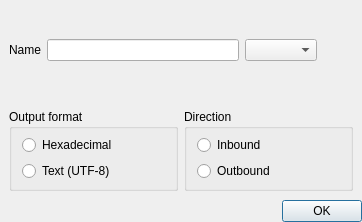
<?xml version="1.0" encoding="UTF-8"?>
<ui version="4.0">
<comment>
  * Released as open source by NCC Group Plc - http://www.nccgroup.com/
  *
  * Developed by Gabriel Caudrelier, gabriel dot caudrelier at nccgroup dot com
  *
  * https://github.com/nccgroup/pip3line
  *
  * Released under AGPL see LICENSE for more information
</comment>
 <class>QuickViewItemConfig</class>
 <widget class="QDialog" name="QuickViewItemConfig">
  <property name="geometry">
   <rect>
    <x>0</x>
    <y>0</y>
    <width>362</width>
    <height>222</height>
   </rect>
  </property>
  <property name="windowTitle">
   <string>Choose transformation</string>
  </property>
  <layout class="QVBoxLayout" name="verticalLayout">
   <property name="spacing">
    <number>0</number>
   </property>
   <property name="margin">
    <number>0</number>
   </property>
   <item>
    <widget class="QWidget" name="widget" native="true">
     <property name="sizePolicy">
      <sizepolicy hsizetype="Preferred" vsizetype="Preferred">
       <horstretch>0</horstretch>
       <verstretch>0</verstretch>
      </sizepolicy>
     </property>
     <layout class="QHBoxLayout" name="mainLayout">
      <property name="spacing">
       <number>0</number>
      </property>
      <property name="margin">
       <number>0</number>
      </property>
      <item>
       <widget class="QWidget" name="confWidget" native="true">
        <property name="sizePolicy">
         <sizepolicy hsizetype="Expanding" vsizetype="Expanding">
          <horstretch>0</horstretch>
          <verstretch>0</verstretch>
         </sizepolicy>
        </property>
        <layout class="QVBoxLayout" name="confLayout">
         <property name="spacing">
          <number>0</number>
         </property>
         <property name="margin">
          <number>0</number>
         </property>
         <item>
          <widget class="QWidget" name="nameWidget" native="true">
           <property name="sizePolicy">
            <sizepolicy hsizetype="Preferred" vsizetype="Preferred">
             <horstretch>0</horstretch>
             <verstretch>0</verstretch>
            </sizepolicy>
           </property>
           <layout class="QHBoxLayout" name="horizontalLayout">
            <item>
             <widget class="QLabel" name="nameLabel">
              <property name="sizePolicy">
               <sizepolicy hsizetype="Maximum" vsizetype="Preferred">
                <horstretch>0</horstretch>
                <verstretch>0</verstretch>
               </sizepolicy>
              </property>
              <property name="text">
               <string>Name</string>
              </property>
             </widget>
            </item>
            <item>
             <widget class="QLineEdit" name="nameLineEdit"/>
            </item>
            <item>
             <widget class="QComboBox" name="transformComboBox"/>
            </item>
            <item>
             <widget class="QPushButton" name="infoPushButton">
              <property name="maximumSize">
               <size>
                <width>30</width>
                <height>16777215</height>
               </size>
              </property>
              <property name="toolTip">
               <string>Help related t the selected transform</string>
              </property>
              <property name="text">
               <string/>
              </property>
              <property name="icon">
               <iconset resource="gui_res.qrc">
                <normaloff>:/Images/icons/document-properties.png</normaloff>:/Images/icons/document-properties.png</iconset>
              </property>
              <property name="flat">
               <bool>true</bool>
              </property>
             </widget>
            </item>
           </layout>
          </widget>
         </item>
         <item>
          <widget class="QWidget" name="generalWidget" native="true">
           <layout class="QHBoxLayout" name="horizontalLayout_4">
            <item>
             <widget class="QGroupBox" name="formatGroupBox">
              <property name="title">
               <string>Output format</string>
              </property>
              <layout class="QVBoxLayout" name="verticalLayout_2">
               <property name="spacing">
                <number>0</number>
               </property>
               <property name="leftMargin">
                <number>10</number>
               </property>
               <property name="topMargin">
                <number>0</number>
               </property>
               <property name="rightMargin">
                <number>0</number>
               </property>
               <property name="bottomMargin">
                <number>0</number>
               </property>
               <item alignment="Qt::AlignLeft">
                <widget class="QRadioButton" name="hexaRadioButton">
                 <property name="text">
                  <string>Hexadecimal</string>
                 </property>
                </widget>
               </item>
               <item>
                <widget class="QRadioButton" name="textRadioButton">
                 <property name="text">
                  <string>Text (UTF-8)</string>
                 </property>
                </widget>
               </item>
              </layout>
             </widget>
            </item>
            <item>
             <widget class="QGroupBox" name="wayGroupBox">
              <property name="title">
               <string>Direction</string>
              </property>
              <property name="flat">
               <bool>false</bool>
              </property>
              <layout class="QVBoxLayout" name="verticalLayout_3">
               <property name="spacing">
                <number>0</number>
               </property>
               <property name="leftMargin">
                <number>10</number>
               </property>
               <property name="topMargin">
                <number>0</number>
               </property>
               <property name="rightMargin">
                <number>0</number>
               </property>
               <property name="bottomMargin">
                <number>0</number>
               </property>
               <item alignment="Qt::AlignLeft">
                <widget class="QRadioButton" name="inboundRadioButton">
                 <property name="text">
                  <string>Inbound </string>
                 </property>
                </widget>
               </item>
               <item alignment="Qt::AlignLeft">
                <widget class="QRadioButton" name="outboundRadioButton">
                 <property name="text">
                  <string>Outbound</string>
                 </property>
                </widget>
               </item>
              </layout>
             </widget>
            </item>
           </layout>
          </widget>
         </item>
        </layout>
       </widget>
      </item>
     </layout>
    </widget>
   </item>
   <item>
    <widget class="QDialogButtonBox" name="buttonBox">
     <property name="orientation">
      <enum>Qt::Horizontal</enum>
     </property>
     <property name="standardButtons">
      <set>QDialogButtonBox::Ok</set>
     </property>
    </widget>
   </item>
  </layout>
 </widget>
 <resources>
  <include location="gui_res.qrc"/>
 </resources>
 <connections>
  <connection>
   <sender>buttonBox</sender>
   <signal>accepted()</signal>
   <receiver>QuickViewItemConfig</receiver>
   <slot>accept()</slot>
   <hints>
    <hint type="sourcelabel">
     <x>248</x>
     <y>254</y>
    </hint>
    <hint type="destinationlabel">
     <x>157</x>
     <y>274</y>
    </hint>
   </hints>
  </connection>
  <connection>
   <sender>buttonBox</sender>
   <signal>rejected()</signal>
   <receiver>QuickViewItemConfig</receiver>
   <slot>reject()</slot>
   <hints>
    <hint type="sourcelabel">
     <x>316</x>
     <y>260</y>
    </hint>
    <hint type="destinationlabel">
     <x>286</x>
     <y>274</y>
    </hint>
   </hints>
  </connection>
 </connections>
</ui>
